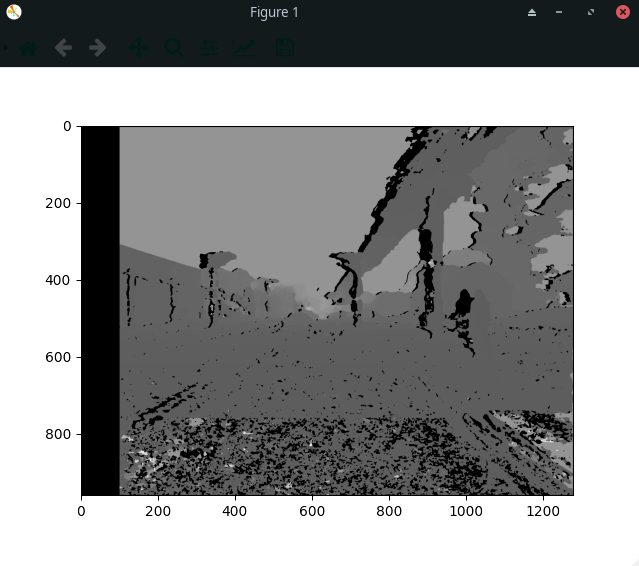

This chart was generated by the following Python code:
import numpy as np
import cv2 as cv 
from matplotlib import pyplot as plt
pl = np.zeros([3,4])
pl[0][0] =640
pl[0][1] = 0
pl[0][2] =640
pl[0][3] =2176
pl[1][0] =0
pl[1][1] =480
pl[1][2] =480
pl[1][3] =552
pl[2][0] =0
pl[2][1] = 0
pl[2][2] = 1
pl[2][3] = 1.4


kl,rl,tl,a,d,f,g = cv.decomposeProjectionMatrix(pl)
print(kl)
print(rl)
for i in range(4):
	tl[i][0] = tl[i][0]/tl[3][0]  
print(tl)

pr = np.zeros([3,4])
pr[0][0] =640
pr[0][1] = 0
pr[0][2] =640
pr[0][3] =2176
pr[1][0] =0
pr[1][1] =480
pr[1][2] =480
pr[1][3] =792
pr[2][0] =0
pr[2][1] = 0
pr[2][2] = 1
pr[2][3] = 1.4


kr,rr,tr,a,d,f,g = cv.decomposeProjectionMatrix(pr)
print(kr)
print(rr)
for i in range(4):
	tr[i][0] = tr[i][0]/tr[3][0]  
print(tr)

translation = tl-tr
print(translation)


imgL = cv.imread('left.png',0)

imgR = cv.imread('right.png',0)


stereo = cv.StereoSGBM_create(minDisparity = 0,numDisparities= 100, blockSize = 9,P1= 24*9*9,P2=32*9*9)

disparity = stereo.compute(imgL,imgR).astype(np.float32)/60
plt.imshow(disparity,'jet')
plt.show()
x,y = disparity.shape
depth = np.zeros([x,y]).astype(np.float32)

for i in range(x):
	for j in range(y):
		if disparity[i][j] != 0:
			depth[i][j] = (translation[1][0]*kr[1][1])/disparity[i][j]
			
		
		else:
			depth[i][j] = (translation[1][0]*kr[1][1])/0.5
depth = depth.astype(np.float32)
plt.imshow(depth,'gray')
plt.show()
